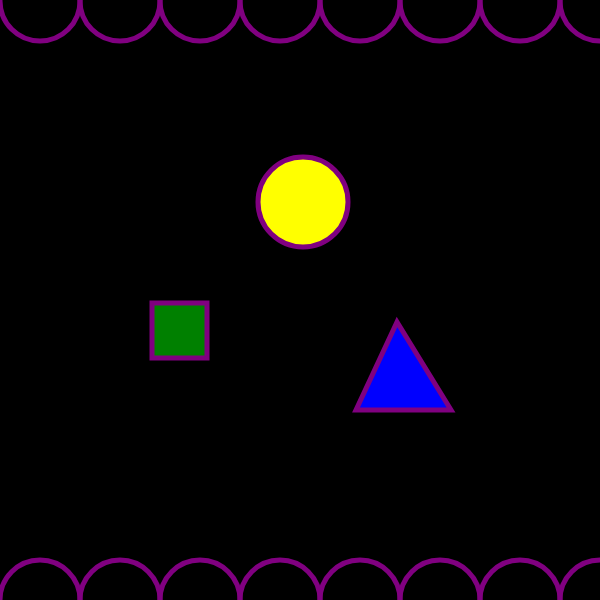
Frame 1 (no input)
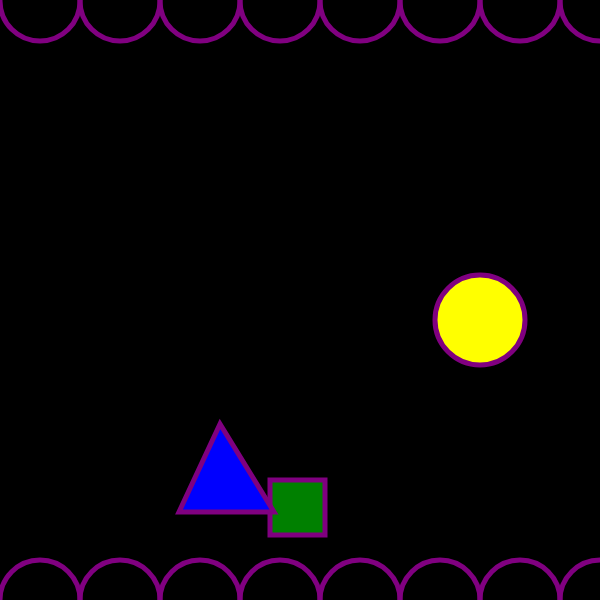
Frame 60 (no input)
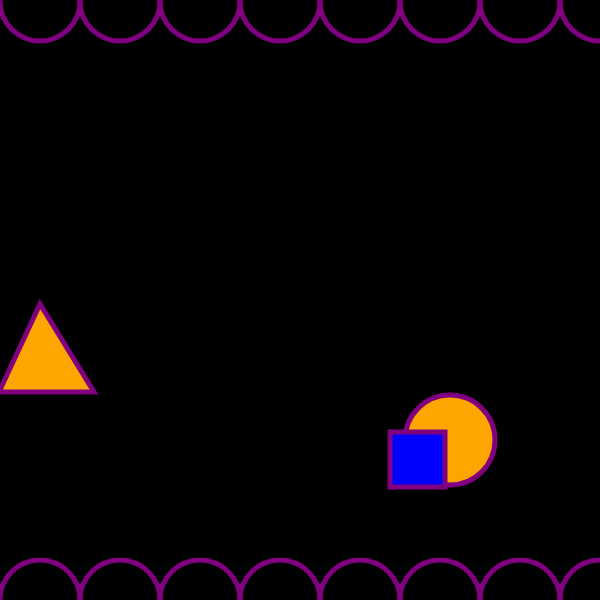
Frame 120 (the mouse pressed at the canvas centre since frame 60)

The p5.js sketch that drew these frames (run headless with seeded random() and noise() and a simulated clock; from frame 60 on, the mouse is pressed at the canvas centre):

// p5.js sketch
// ── sketch.js
/*Kris M.
Title: Bouncing Shapes
Concept: Random shapes bouncing within the canvas.
Explaination for SS4; (incase i forget how to explain)
- This new project is based on my previous one from SS3,
but this is more modifted and actually what I had wanted before.
the code was inspired by the example 05-03 displayed during class
where the ball was bouncing within the canvas. I used the same idea of
changing the X and Y values to move my shapes, but i did mine one by one
in a specific order so i wouldnt get confused with the shapes.
i also used the "if" statements to make my shapes bounce when they reached
the end of the canvas, that was the hardest part because i kept getting the symbols
that we went over in class confused. With these ideas in mine, i used them to create my project;
a circle, square and a triangle bouncing within the canvas like those old tv / dvd screens.
*/

//Declaring the variables
/* Instead of declaring all together
 like SS3, here, will be seperate.*/

// circle variables
let circleX = 300;
let circleY = 200;
let circleXSpeed = 3;
let circleYSpeed = 2;

//square variables
let squareX = 150;
let squareY = 300;
let squareXSpeed = 2;
let squareYSpeed = 3;

//triangle variables
let triangleX = 400;
let triangleY = 400;
let triangleXSpeed = -3;
let triangleYSpeed = 2;

let circleColor= "yellow";
let squareColor= "green";
let triangleColor= "blue";


//custom functions for the streamers
function StreamerDrawer(StreamerX){
  stroke("purple");
  strokeWeight(5);
  fill(0,0)
  circle(StreamerX,1,80)
}

 function drawerstreamerbottom(StreamerX){
  stroke("purple");
  strokeWeight(5);
  fill(0,0)
circle(StreamerX,600,80)
  


 }




function setup() {
  createCanvas(600, 600);
}
 /* this is going to be drawing very quickly, 
 which makes the shapes move*/
function draw (){
  //The purple streamers aka custom functions
 background("black");
 StreamerDrawer(40);
 StreamerDrawer(120);
 StreamerDrawer(200);
 StreamerDrawer(280);
 StreamerDrawer(360);
 StreamerDrawer(440);
 StreamerDrawer(520);
 StreamerDrawer(600);

 drawerstreamerbottom(40);
 drawerstreamerbottom(120);
 drawerstreamerbottom(200);
 drawerstreamerbottom(280);
 drawerstreamerbottom(360);
 drawerstreamerbottom(440);
 drawerstreamerbottom(520);
 drawerstreamerbottom(600);

  /*moving the circle, 
  x and y posistions are changed using
  the speed variables, along with where to draw it.
  (ALL OF THE SHAPES WORK THIS WAY!!!)*/
  circleX = circleX + circleXSpeed;
  circleY = circleY + circleYSpeed;

  //bouncing the circle
  if (circleX >= width -45 || circleX <= 45 ) {
    circleXSpeed = -circleXSpeed;
  }
  
  if (circleY >= height - 45 || circleY <= 45) {
    circleYSpeed = -circleYSpeed;
  }
  
  //this is the circle
  fill(circleColor);
   circle(circleX, circleY, 90);


  //moving the square
  squareX = squareX + squareXSpeed;
  squareY = squareY + squareYSpeed;

  //bouncing the square
  if (squareX >= width - 55 || squareX <= 0) {
    squareXSpeed = -squareXSpeed;
  }

  if ( squareY >= height - 55 || squareY <= 0) {
    squareYSpeed = -squareYSpeed;
  }
  //this is the square
   fill(squareColor)
  square(squareX, squareY, 55);
  

  //moving the triangle
  triangleX = triangleX + triangleXSpeed;
  triangleY = triangleY + triangleYSpeed;

  //bouncing the triangle
  if (triangleX >= width - 54 || triangleX <= 41) {
    triangleXSpeed = -triangleXSpeed;
  }

  if (triangleY >= height - 88 || triangleY <= 80) {
    triangleYSpeed = -triangleYSpeed;
  }

  fill(triangleColor)
  triangle(triangleX, triangleY - 80, triangleX - 41, triangleY + 8, triangleX + 54, triangleY + 8);
}
 /*when you press the mouse, each color of the shape will
 be randomized into different colors. 
 i looked up "random color changing p5js reference" and used the refrence
 that came up, but i had to use spefifc colors because the random cmd
 wasnt working. */ 
  function mousePressed(){
  circleColor = random(["red", "blue", "purple", "orange", "green"])
  squareColor = random(["red", "blue", "purple", "orange", "green"])
  triangleColor = random(["red", "blue", "purple", "orange", "green"])


}
